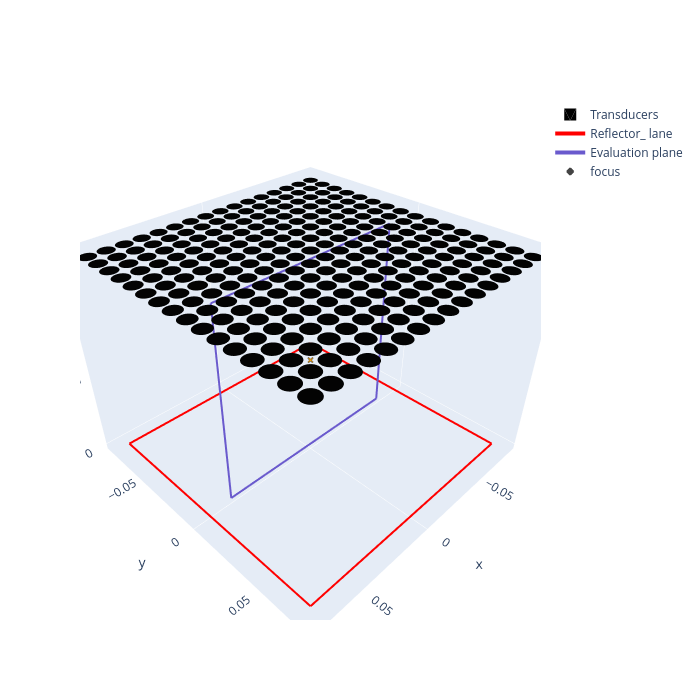

Source (notebook cell):
### Code cell
fig = go.Figure()

hp.plot_transducers_plotly(fig, t_points, t_radius, label="Transducers")
hp.plot_plane_edges_plotly(fig, r_points, color='red', label="Reflector plane")
hp.plot_plane_edges_plotly(fig, e_points, color='slateblue', label="Evaluation plane")

fig.add_trace(go.Scatter3d(x=[f_points[0][0]],
                           y=[f_points[0][1]],
                           z=[f_points[0][2]],
                           mode='markers',
                           name='focus',
                           marker=dict(symbol='x',
                                       size=2,
                                       color='orange',
                                       line=dict(width=4))))

fig.update_layout(
    scene=dict(
        xaxis=dict(showgrid=False),
        yaxis=dict(showgrid=False),
        zaxis=dict(showgrid=False),
        # aspectmode='data'  # equal scaling for all axes
    ),
    width=700,
    height=700,
    showlegend=True
)

fig.show()
